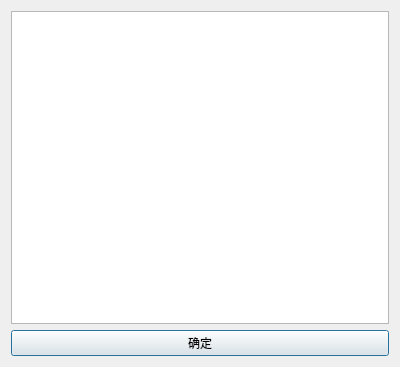
<?xml version="1.0" encoding="UTF-8"?>
<ui version="4.0">
 <class>deviceInfo</class>
 <widget class="QDialog" name="deviceInfo">
  <property name="geometry">
   <rect>
    <x>0</x>
    <y>0</y>
    <width>400</width>
    <height>367</height>
   </rect>
  </property>
  <property name="windowTitle">
   <string>Dialog</string>
  </property>
  <layout class="QGridLayout" name="gridLayout">
   <item row="0" column="0">
    <widget class="QTextBrowser" name="textBrowser"/>
   </item>
   <item row="1" column="0">
    <widget class="QPushButton" name="pushButton">
     <property name="text">
      <string>确定</string>
     </property>
    </widget>
   </item>
  </layout>
 </widget>
 <resources/>
 <connections/>
</ui>
